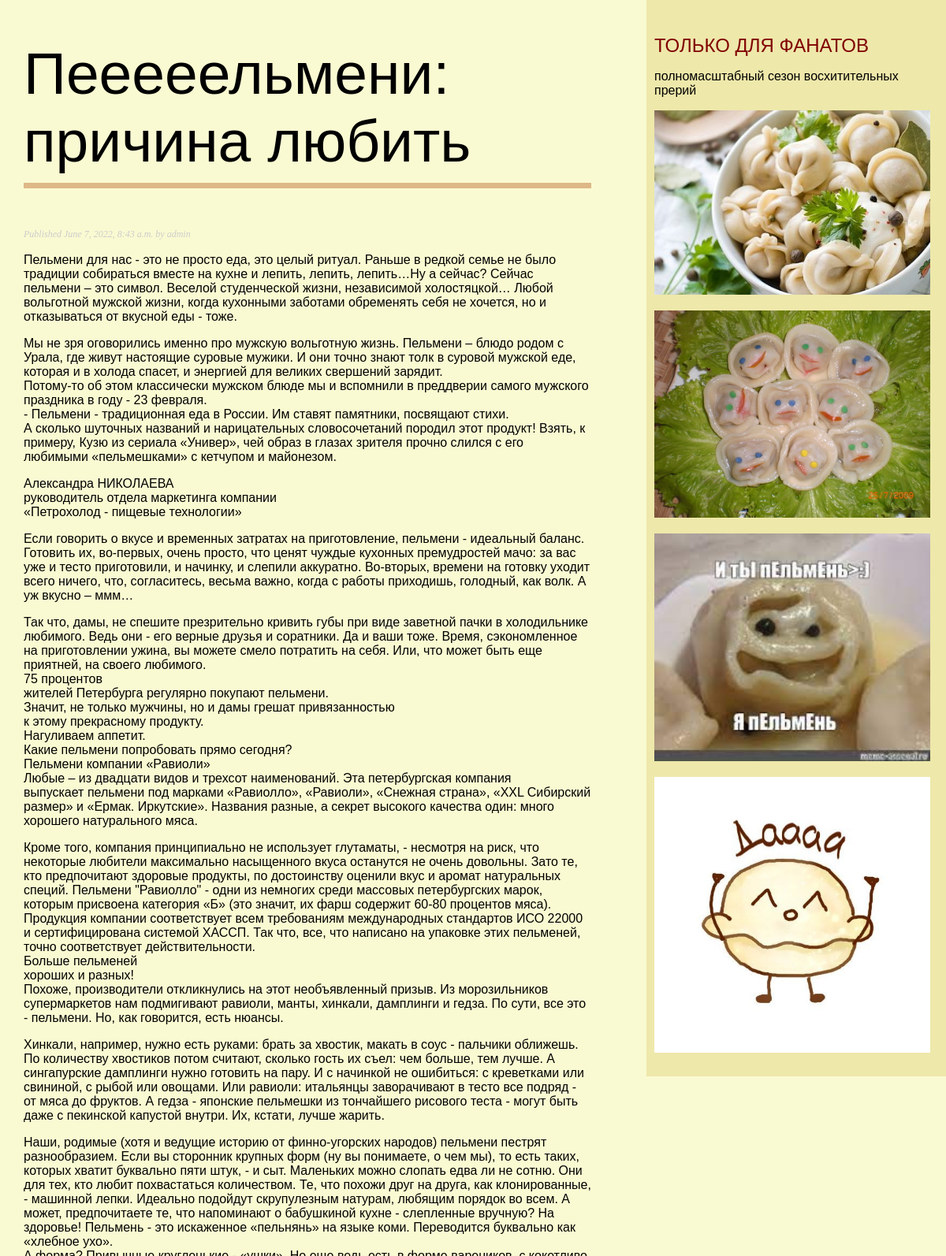
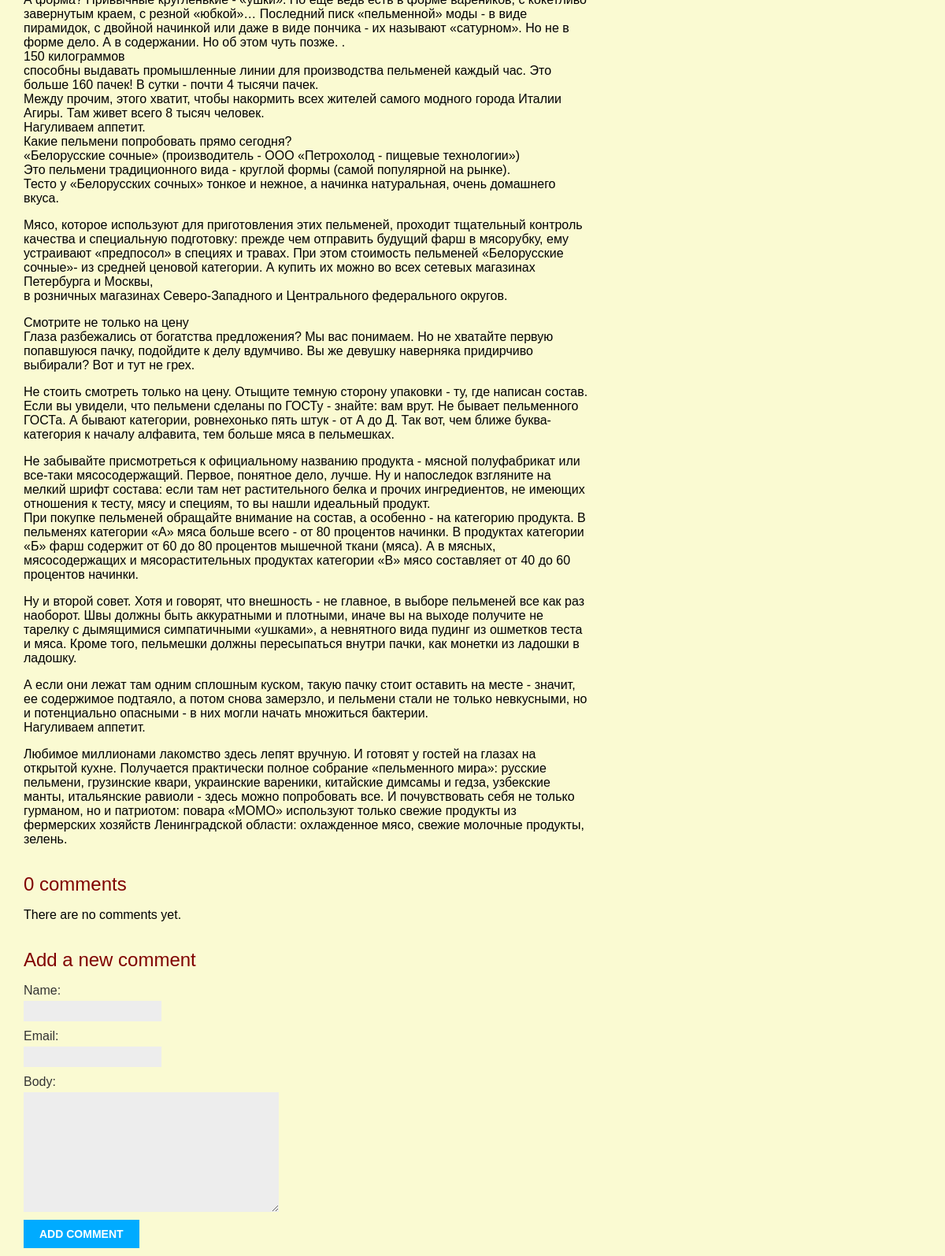
The app's page /blog/4/ with its own data (2 pictures, top to bottom).
### blog/models.py (models this page shows, shortened)
class Post(models.Model):
    class Status(models.TextChoices):
        DRAFT = 'DF', 'Draft'
        PUBLISHED = 'PB', 'Published'
    title = models.CharField(max_length=250)
    slug = models.SlugField(max_length=250)
    author = models.ForeignKey(User,
    on_delete=models.CASCADE,
    related_name='blog_posts')
    body = models.TextField()
    publish = models.DateTimeField(default=timezone.now)
    created = models.DateTimeField(auto_now_add=True)
    updated = models.DateTimeField(auto_now=True)
    status = models.CharField(max_length=2,
    choices=Status.choices,
    default=Status.DRAFT)
    objects = models.Manager() # The default manager.
    published = PublishedManager() # Our custom manager.
    class Meta:
        ordering = ['-publish']
        indexes = [
        models.Index(fields=['-publish']),
    ]

### blog/views.py (the view)
# urls.py: path('<int:id>/', views.post_detail, name='post_detail'),
def post_detail(request, id):
    post = get_object_or_404(Post, id=id, status=Post.Status.PUBLISHED)
    comments = post.comments.filter(active=True)
    form = CommentForm()
    return render(request, 'blog/post/detail.html', {'post': post, 'comments': comments,'form': form})

### blog/forms.py
class CommentForm(forms.ModelForm):
    class Meta:
        model = Comment
        fields = ['name', 'email', 'body']

### blog/templates/blog/post/detail.html (shortened to what this page needs)
{% extends "blog/base.html" %}
{% block content %}
  <h1>{{ post.title }}</h1>
  <p class="date">
    Published {{ post.publish }} by {{ post.author }}
  </p>
  {{ post.body|linebreaks }}
  {% with comments.count as total_comments %}
 <h2>{{ total_comments }} comment{{ total_comments|pluralize }}</h2>
{% endwith %}
{% for comment in comments %}
 <div class="comment">
 <p class="info">
 Comment {{ forloop.counter }} by {{ comment.name }}
 {{ comment.created }}
 </p>
 {{ comment.body|linebreaks }}
 </div>
{% empty %}
 <p>There are no comments yet.</p>
{% endfor %}
<h2>Add a new comment</h2>
 <form action="{% url "blog:post_comment" post.id %}" method="post">
 {{ form.as_p }}
 <p><input type="submit" value="Add comment"></p>
 </form>
{% endblock %}

### blog/static/css/blog.css (style rules this page uses)
body { margin:0; padding:0; font-family:helvetica, sans-serif; }
h1 { font-weight:normal; font-size: 75px; border-bottom:7px solid #bbb; padding:0 0 10px 0; border-bottom-color: #deb887; }
h2 { color: #800000 ; font-weight:normal; margin:34px 0 0; }
p.date { color:#ccc; font-family: georgia, serif; font-size: 12px; font-style: italic; }
label { float:left; clear:both; color:#333; margin-bottom:4px; }
input, textarea { clear:both; float:left; margin:0 0 10px; background:#ededed; border:0; padding:6px 10px; font-size:12px; }
input[type=submit] { font-weight:bold; background:#00abff; color:#fff; padding:10px 20px; font-size:14px; text-transform:uppercase; }

### blog/templates/blog/base.html (style rules this page uses)
body { background: #fafad2; }

### records on screen
Post: title "Пееееельмени: причина любить", publish "June 7, 2022, 8:43 a.m.", author "admin", body "Пельмени для нас - это не просто еда, это целый ритуал. Раньше в редкой семье не было традиции собираться вместе на кухне и лепить, лепить, лепить…Ну а сейчас? Сейчас пельмени – это символ. Веселой студенческой жизни, независимой холостяцкой… Любой вольготной мужской жизни, когда кухонными заботами обременять себя не хочется, но и отказываться от вкусной еды - тоже. Мы не зря оговорились именно про мужскую вольготную жизнь. Пельмени – блюдо родом с Урала, где живут настоящие суровые мужики. И они точно знают толк в суровой мужской еде, которая и в холода спасет, и энергией для великих свершений зарядит. Потому-то об этом классически мужском блюде мы и вспомнили в преддверии самого мужского…"

### other values on screen
{{ total_comments }} "0"
